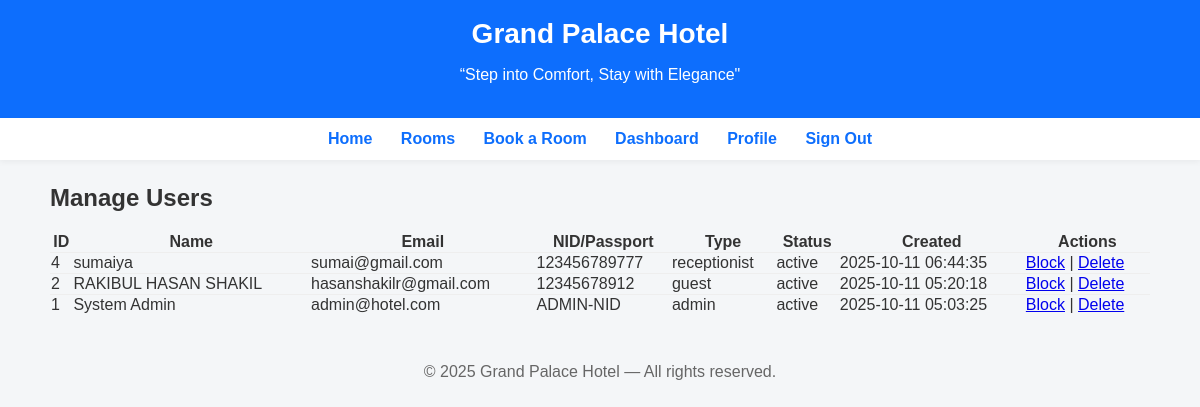
Screenshot of /Hotel_Management_System/manage/manage_users.php (signed in) with the database file from the repository.
### tables this page shows
CREATE TABLE `users` (
  `id` int(11) NOT NULL,
  `fullname` varchar(255) NOT NULL,
  `email` varchar(255) NOT NULL,
  `phone` varchar(50) DEFAULT NULL,
  `nid_passport` varchar(100) DEFAULT NULL,
  `password` varchar(255) NOT NULL,
  `usertype` enum('admin','receptionist','guest') NOT NULL DEFAULT 'guest',
  `status` enum('active','pending','blocked') NOT NULL DEFAULT 'active',
  `created_at` timestamp NOT NULL DEFAULT current_timestamp()
);

### Hotel_Management_System/manage/manage_users.php (the view, shortened to what this page needs)
<?php
require_once "../includes/db.php";
include("../includes/header.php");
include("../includes/navbar.php");
?>
<div class="container">
<h2>Manage Users</h2>
<div class="list">
<table style="width:100%; border-collapse:collapse;">
<thead><tr><th>ID</th><th>Name</th><th>Email</th><th>NID/Passport</th><th>Type</th><th>Status</th><th>Created</th><th>Actions</th></tr></thead>
<tbody>
<?php
$res = $conn->query("SELECT id,fullname,email,usertype,status,nid_passport,created_at FROM users ORDER BY id DESC");
while ($u = $res->fetch_assoc()) {
    echo "<tr style='border-top:1px solid #eee;'>
      <td>{$u['id']}</td>
      <td>".htmlspecialchars($u['fullname'])."</td>
      <td>".htmlspecialchars($u['email'])."</td>
      <td>".htmlspecialchars($u['nid_passport'])."</td>
      <td>{$u['usertype']}</td>
      <td>{$u['status']}</td>
      <td>{$u['created_at']}</td>
      <td>";
    if ($u['status']=='active') echo "<a href='?action=block&id={$u['id']}'>Block</a> | ";
    else echo "<a href='?action=approve&id={$u['id']}'>Approve</a> | ";
    echo "<a href='?action=delete&id={$u['id']}' onclick='return confirm(\"Delete user?\")'>Delete</a></td></tr>";
}
?>
</tbody>
</table>
</div>
</div>
<?php include("../includes/footer.php"); ?>

### Hotel_Management_System/css/homepage.css (style rules this page uses)
body { font-family: Arial, sans-serif; margin:0; padding:0; background:#f4f6f8; color:#333; }
.container { max-width:1100px; margin:24px auto; padding:0 16px; }

### rows the page displays
users: id "4", fullname "sumaiya", email "sumai@gmail.com", nid_passport "123456789777", usertype "receptionist", status "active", created_at "2025-10-11 06:44:35"
users: id "2", fullname "RAKIBUL HASAN SHAKIL", email "hasanshakilr@gmail.com", nid_passport "12345678912", usertype "guest", status "active", created_at "2025-10-11 05:20:18"
users: id "1", fullname "System Admin", email "admin@hotel.com", nid_passport "ADMIN-NID", usertype "admin", status "active", created_at "2025-10-11 05:03:25"
